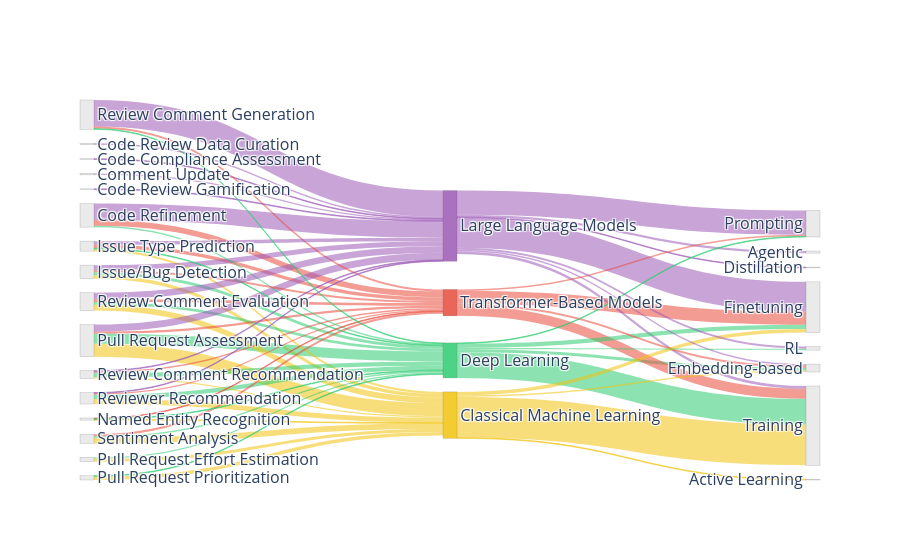

Write notebook code for a chart like this one.
### Code cell
import json
from collections import defaultdict
import plotly.graph_objects as go

JSONL_PATH = "parsed_extracted_data.jsonl"  # <-- your file
taxonomy = ai_algorithms_dict  # model -> {"category": "...", "subcategory": "..."}
task_map = TASK_RENAME_MAP

CATEGORY_COLORS = {
    "Classical Machine Learning": "rgba(241,196,15,0.55)",  # yellow
    "Deep Learning": "rgba(46,204,113,0.55)",  # green
    "Transformer-Based Models": "rgba(231,76,60,0.55)",  # red
    "Large Language Models": "rgba(155,89,182,0.55)",  # purple
    "Unknown": "rgba(149,165,166,0.45)",  # gray
}


def norm_task(t: str) -> str:
    return task_map.get(t, t)


def norm_train(tm: str) -> str:
    return (tm or "Unknown").strip() if tm else "Unknown"


# 1) Collect sets of paper IDs per link
task_to_cat_papers = defaultdict(set)  # (task, category) -> set(paper IDs)
cat_to_train_papers = defaultdict(set)  # (category, training) -> set(paper IDs)
unknown_models = defaultdict(set)

with open(JSONL_PATH, "r", encoding="utf-8") as f:
    for line_num, line in enumerate(f, start=1):
        paper = json.loads(line)
        pid = paper.get("ID", f"UNKNOWN_ID_line_{line_num}")

        tasks = [norm_task(t) for t in paper.get("Task", [])]
        models = paper.get("Model", [])
        training_methods = paper.get("Training method", [])

        # categories used in this paper
        cats_in_paper = set()
        for m in models:
            if m in taxonomy:
                cats_in_paper.add(taxonomy[m]["category"])
            else:
                unknown_models[m].add(pid)

        if not cats_in_paper:
            cats_in_paper = {"Unknown"}

        train_set = (
            set(norm_train(tm) for tm in training_methods)
            if training_methods
            else {"Unknown"}
        )

        # fill links with unique paper IDs
        for t in tasks:
            for c in cats_in_paper:
                task_to_cat_papers[(t, c)].add(pid)

        for c in cats_in_paper:
            for tm in train_set:
                cat_to_train_papers[(c, tm)].add(pid)

# 2) Build nodes
tasks_all = sorted({t for (t, _) in task_to_cat_papers.keys()})
cats_all = sorted(
    {c for (_, c) in task_to_cat_papers.keys()}
    | {c for (c, _) in cat_to_train_papers.keys()}
)
train_all = sorted({tm for (_, tm) in cat_to_train_papers.keys()})

nodes = tasks_all + cats_all + train_all
node_index = {n: i for i, n in enumerate(nodes)}

# 3) Build links + colors (color by category)
sources, targets, values, link_colors = [], [], [], []

MIN_LINK = 1  # raise (2/3) to reduce clutter

# Task -> Category
for (t, c), pids in task_to_cat_papers.items():
    v = len(pids)
    if v >= MIN_LINK:
        sources.append(node_index[t])
        targets.append(node_index[c])
        values.append(v)
        link_colors.append(CATEGORY_COLORS.get(c, CATEGORY_COLORS["Unknown"]))

# Category -> Training Method
for (c, tm), pids in cat_to_train_papers.items():
    v = len(pids)
    if v >= MIN_LINK:
        sources.append(node_index[c])
        targets.append(node_index[tm])
        values.append(v)
        link_colors.append(CATEGORY_COLORS.get(c, CATEGORY_COLORS["Unknown"]))

# Node colors (optional but nice: color category nodes)
node_colors = []
for n in nodes:
    if n in cats_all:
        node_colors.append(
            CATEGORY_COLORS.get(n, CATEGORY_COLORS["Unknown"]).replace("0.55", "0.85")
        )
    else:
        node_colors.append("rgba(220,220,220,0.6)")

# 4) Plot Sankey
fig = go.Figure(
    go.Sankey(
        arrangement="snap",
        node=dict(
            pad=14,
            thickness=14,
            line=dict(width=0.5, color="rgba(80,80,80,0.35)"),
            label=nodes,
            color=node_colors,
        ),
        link=dict(source=sources, target=targets, value=values, color=link_colors),
    )
)

fig.update_layout(font=dict(size=16))
fig.update_layout(margin=dict(l=2, r=2, t=2, b=2))


fig.show()
fig.write_image(
    "sankey_task_category_training.pdf", format="pdf", width=1600, height=900, scale=2
)
fig.write_html("sankey_task_category_training.html")
print("Saved: sankey_task_category_training.html")

# 5) Log unknown models (taxonomy misses)
if unknown_models:
    print(
        "\nUnknown models not found in ai_algorithms_dict (model -> #papers, examples):"
    )
    for m, pids in sorted(unknown_models.items(), key=lambda x: (-len(x[1]), x[0])):
        ex = sorted(list(pids))[:5]
        print(f"- {m}: {len(pids)} papers (e.g., {ex})")

### Figure 1 — Plotly figure (JSON) as saved in the notebook; plotly's stock layout.template omitted (floating-point values rounded to 4 significant figures)
{"data": [{"arrangement": "snap", "link": {"color": ["rgba(241,196,15,0.55)", "rgba(241,196,15,0.55)", "rgba(46,204,113,0.55)", "rgba(241,196,15,0.55)", "rgba(241,196,15,0.55)", "rgba(46,204,113,0.55)", "rgba(241,196,15,0.55)", "rgba(241,196,15,0.55)", "rgba(241,196,15,0.55)", "rgba(46,204,113,0.55)", "rgba(241,196,15,0.55)", "rgba(46,204,113,0.55)", "rgba(46,204,113,0.55)", "rgba(241,196,15,0.55)", "rgba(46,204,113,0.55)", "rgba(231,76,60,0.55)", "rgba(155,89,182,0.55)", "rgba(231,76,60,0.55)", "rgba(155,89,182,0.55)", "rgba(155,89,182,0.55)", "rgba(155,89,182,0.55)", "rgba(155,89,182,0.55)", "rgba(231,76,60,0.55)", "rgba(231,76,60,0.55)", "rgba(46,204,113,0.55)", "rgba(231,76,60,0.55)", "rgba(231,76,60,0.55)", "rgba(155,89,182,0.55)", "rgba(231,76,60,0.55)", "rgba(231,76,60,0.55)", "rgba(46,204,113,0.55)", "rgba(46,204,113,0.55)", "rgba(231,76,60,0.55)", "rgba(155,89,182,0.55)", "rgba(155,89,182,0.55)", "rgba(155,89,182,0.55)", "rgba(155,89,182,0.55)", "rgba(46,204,113,0.55)", "rgba(241,196,15,0.55)", "rgba(231,76,60,0.55)", "rgba(46,204,113,0.55)", "rgba(46,204,113,0.55)", "rgba(155,89,182,0.55)", "rgba(155,89,182,0.55)", "rgba(241,196,15,0.55)", "rgba(46,204,113,0.55)", "rgba(46,204,113,0.55)", "rgba(241,196,15,0.55)", "rgba(231,76,60,0.55)", "rgba(155,89,182,0.55)", "rgba(231,76,60,0.55)", "rgba(155,89,182,0.55)", "rgba(46,204,113,0.55)", "rgba(241,196,15,0.55)", "rgba(231,76,60,0.55)", "rgba(155,89,182,0.55)", "rgba(241,196,15,0.55)", "rgba(155,89,182,0.55)", "rgba(155,89,182,0.55)", "rgba(46,204,113,0.55)", "rgba(155,89,182,0.55)", "rgba(231,76,60,0.55)", "rgba(46,204,113,0.55)", "rgba(155,89,182,0.55)"], "source": [6, 14, 8, 8, 15, 15, 5, 11, 10, 13, 9, 11, 14, 13, 6, 1, 12, 5, 1, 8, 6, 4, 14, 8, 1, 6, 15, 0, 11, 12, 9, 5, 13, 13, 11, 5, 3, 10, 7, 7, 7, 12, 14, 2, 16, 17, 17, 16, 19, 18, 19, 18, 17, 16, 19, 18, 16, 18, 18, 17, 18, 19, 17, 18], "target": [16, 16, 17, 16, 16, 17, 16, 16, 16, 17, 16, 17, 17, 16, 17, 19, 18, 19, 18, 18, 18, 18, 19, 19, 17, 19, 19, 18, 19, 19, 17, 17, 19, 18, 18, 18, 18, 17, 16, 19, 17, 17, 18, 18, 27, 27, 23, 20, 27, 24, 24, 27, 24, 23, 23, 25, 24, 23, 21, 26, 22, 25, 25, 26], "value": [5, 7, 14, 18, 8, 2, 3, 8, 5, 6, 4, 4, 6, 2, 4, 8, 37, 5, 23, 10, 7, 2, 2, 3, 2, 3, 3, 1, 4, 3, 2, 1, 2, 1, 9, 5, 1, 1, 1, 1, 1, 1, 1, 2, 57, 36, 4, 1, 14, 42, 18, 4, 6, 2, 3, 34, 5, 2, 3, 2, 1, 2, 1, 3]}, "node": {"color": ["rgba(220,220,220,0.6)", "rgba(220,220,220,0.6)", "rgba(220,220,220,0.6)", "rgba(220,220,220,0.6)", "rgba(220,220,220,0.6)", "rgba(220,220,220,0.6)", "rgba(220,220,220,0.6)", "rgba(220,220,220,0.6)", "rgba(220,220,220,0.6)", "rgba(220,220,220,0.6)", "rgba(220,220,220,0.6)", "rgba(220,220,220,0.6)", "rgba(220,220,220,0.6)", "rgba(220,220,220,0.6)", "rgba(220,220,220,0.6)", "rgba(220,220,220,0.6)", "rgba(241,196,15,0.85)", "rgba(46,204,113,0.85)", "rgba(155,89,182,0.85)", "rgba(231,76,60,0.85)", "rgba(220,220,220,0.6)", "rgba(220,220,220,0.6)", "rgba(220,220,220,0.6)", "rgba(220,220,220,0.6)", "rgba(220,220,220,0.6)", "rgba(220,220,220,0.6)", "rgba(220,220,220,0.6)", "rgba(220,220,220,0.6)"], "label": ["Code Compliance Assessment", "Code Refinement", "Code Review Data Curation", "Code Review Gamification", "Comment Update", "Issue Type Prediction", "Issue/Bug Detection", "Named Entity Recognition", "Pull Request Assessment", "Pull Request Effort Estimation", "Pull Request Prioritization", "Review Comment Evaluation", "Review Comment Generation", "Review Comment Recommendation", "Reviewer Recommendation", "Sentiment Analysis", "Classical Machine Learning", "Deep Learning", "Large Language Models", "Transformer-Based Models", "Active Learning", "Agentic", "Distillation", "Embedding-based", "Finetuning", "Prompting", "RL", "Training"], "line": {"color": "rgba(80,80,80,0.35)", "width": 0.5}, "pad": 14, "thickness": 14}, "type": "sankey"}], "layout": {"font": {"size": 16}}}
